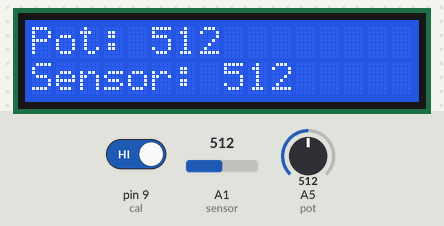
A sketch run on a simulated Arduino Uno, built with avr-gcc and run on an emulated ATmega328P. Parts: 16×2 character LCD. The test bench sets the inputs (shaded band); at power-on: pin 9 (cal) HIGH, A1 (sensor) = 512, A5 (pot) = 512.

Above: at 1.2 s.
1.3 s: pin 9 (cal) driven LOW
At 2.3 s:
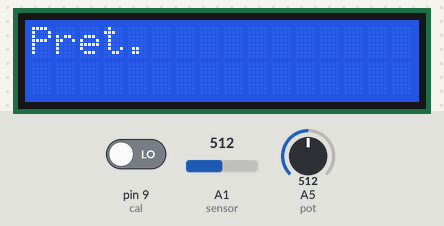
2.8 s: pin 9 (cal) driven HIGH
At 3.5 s:
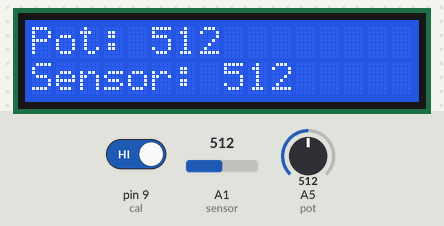
4.3 s: A1 (sensor) set to 716
At 5.5 s:
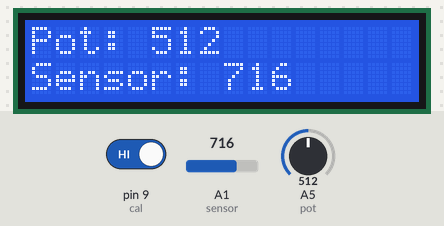
5.8 s: A5 (pot) set to 716
At 6.8 s:
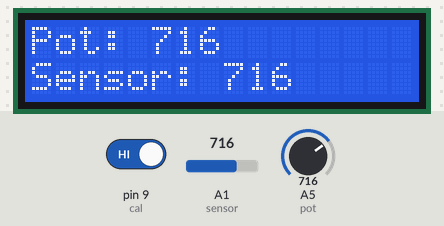
7.3 s: A1 (sensor) set to 900
At 8.0 s:
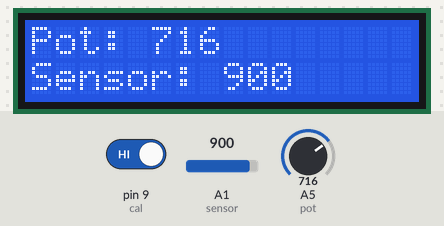
8.8 s: A5 (pot) set to 900
At 9.2 s:
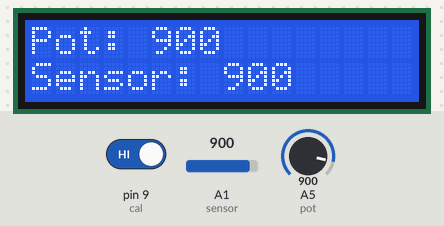
Timing chart, 0 to 11.3 s (numbered marks = the images above; inputs shaded):
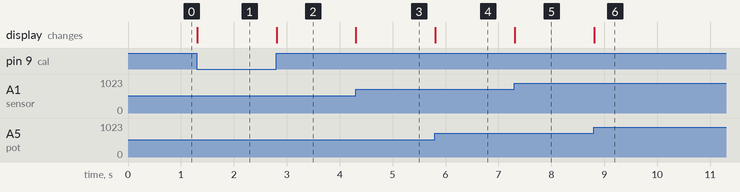

The sketch:

final_rec.ino
```cpp
/*
Code pour récepteur Li-Fi
Par DO Nhat Minh et LE Nguyen Phong
Projet TPE 2018 - 2019
*/

#include <elapsedMillis.h>
#include <LiquidCrystal.h>

#define INTERVAL 5000 // Temps T (intervalle entre chaque bit) en µs
#define TIME_OUT 2500 // La durée time-out pour vérification

const int attente = INTERVAL / 4 * 3;

LiquidCrystal lcd(2, 4, 5, 6, 7, 8); // Définir l'écran LCD

const int sensor = A1; // Port du panneau solaire
const int pot = A5; // Port du potentiomètre VR2

// Variables pour le mode calibration
const int cal = 9;
int calButton = 2;
int potVal;
int calPotVal;
int sensorVal;
int calSensorVal;

const int startLen = 4;
int start[startLen] = {0, 1, 0, 1}; // Commande "start"
int val[8] = {0, 0, 0, 0, 0, 0, 0, 0}; // Tableau pour stockage temporaire des bits lors d'une lecture

elapsedMicros chrono; // Définir le chronomètre

bool error = false; // Variable permettant de détecter les erreurs de lecture

void setup() {
  lcd.begin(16, 2);
  pinMode(sensor, INPUT);
  pinMode(pot, INPUT);
  pinMode(cal, INPUT);
}

void loop() {
  if(digitalRead(cal) == LOW){  // mode attente du message
    if(calButton != 0){
      lcd.clear();
      lcd.setCursor(0, 0);
      lcd.print("Pret.");
      calButton = 0;
    }
    bool startRec = false;
    sensorVal = analogRead(sensor);
    if(sensorVal <= potVal){
      chrono = 0;
      delayMicroseconds(TIME_OUT);
      chrono = 0;
      val[0] = 0;
      if(readChar(1, 4) == true){  // Vérification du commande start
        for(int i = 0; i < 4; i++){
          if(val[i] != start[i]){
            break;
          }
          if(i == 3){
            startRec = true;
            lcd.clear();
            lcd.setCursor(0, 0);
            lcd.print("Lecture...");
          }
        }
      }

      if(startRec == true){ // Si commande start valide, commencer la lecture

        if(readChar(0, 8) == true){ // Lire la longueur du message
          int msgLen = deccon(8);

          lcd.setCursor(0, 1);
          lcd.print(msgLen);

          int msgBin[msgLen][8];

          // Lecture du message
          for(int i = 0; i < msgLen; i++){
            if(readChar(0, 8) == true){
              for(int a = 0; a < 8; a++){
                msgBin[i][a] = val[a];
              }
            }
            else{
              error = true;
              break;
            }
          }

          if(error == false){

            // Affichage du message sur l'écran LCD

            char msg[msgLen];
            for(int i = 0; i < msgLen; i++){
              for(int a = 0; a < 8; a++){
                val[a] = msgBin[i][a];
              }
              msg[i] = deccon(8);
            }
            lcd.clear();
            for(int i = 0; i < msgLen; i++){
              lcd.write(msg[i]);
              if(i == 15){
                lcd.setCursor(0, 1);
              }
            }
            startRec = false;
          }
        }
        else{
          error = true;
        }
      }

      // En cas d'erreur, afficher "Erreur !" sur l'écran LCD

      if(error == true){
        lcd.clear();
        lcd.print("Erreur !");
        error == false;
      }
    }
  }

  else{ // Mode calibration qui permet le réglage du seuil de tension du panneau solaire
    if(calButton != 1){
      lcd.clear();
      lcd.setCursor(0, 0);
      lcd.print("Pot: ");
      lcd.print(analogRead(pot));
      lcd.setCursor(0, 1);
      lcd.print("Sensor: ");
      lcd.print(analogRead(sensor));
      calButton = 1;
    }
    potVal = analogRead(pot);
    sensorVal = analogRead(sensor);
    if(chrono > 500000){
      if(potVal != calPotVal){
        calPotVal = potVal;
        lcd.setCursor(5, 0);
        lcd.print("         ");
        lcd.setCursor(5, 0);
        lcd.print(potVal);
      }
      if(sensorVal != calSensorVal){
        calSensorVal = sensorVal;
        lcd.setCursor(8, 1);
        lcd.print("       ");
        lcd.setCursor(8, 1);
        lcd.print(sensorVal);
      }
      chrono = 0;
    }
  }
}

bool readChar(int deb, int len){ // Lecture d'un caractère (série de 8 bits)

  bool notError = true;

  if(deb == 0){ // Attendre la fin de la pause si au début de la série
    while(chrono < INTERVAL){}
    chrono = 0;
  }

  for(int i = deb; i < len; i++){

    while(chrono < attente){}; // Attendre le moment de lecture
    chrono = 0;

    if(analogRead(sensor) <= potVal){

      val[i] = 0;

      while(analogRead(sensor) <= potVal && chrono < TIME_OUT){}
      if(chrono < TIME_OUT){
        chrono = 0; // Remise du chronomètre à zéro; correction des décalages temporels
      }
      else{
        notError = false;
        break;
      }
    }
    else{

      val[i] = 1;

      while(analogRead(sensor) > potVal && chrono < TIME_OUT){}
      if(chrono < TIME_OUT){
        chrono = 0; // Même chose
      }
      else{
        notError = false;
        break;
      }
    }
  }
  return notError; // Retourner l'état d'erreur
}

int deccon(int len){  // Conversion de la série binaire val en nombre décimal
  int num = 0;
  for(int i = 0; i < 8; i++){
    num += val[7 - i] * bit(i); // La fonction bit(n) retourne 2 puissance n
  }
  return num;
}
```

Measured:
- after the input at 1.3 s, the display: changes at once (image 1)
- after the input at 2.8 s, the display: changes at once (image 2)
- after the input at 4.3 s, the display: changes at once (image 3)
- after the input at 5.8 s, the display: changes at once (image 4)
- after the input at 7.3 s, the display: changes at once (image 5)
- after the input at 8.8 s, the display: changes at once (image 6)
